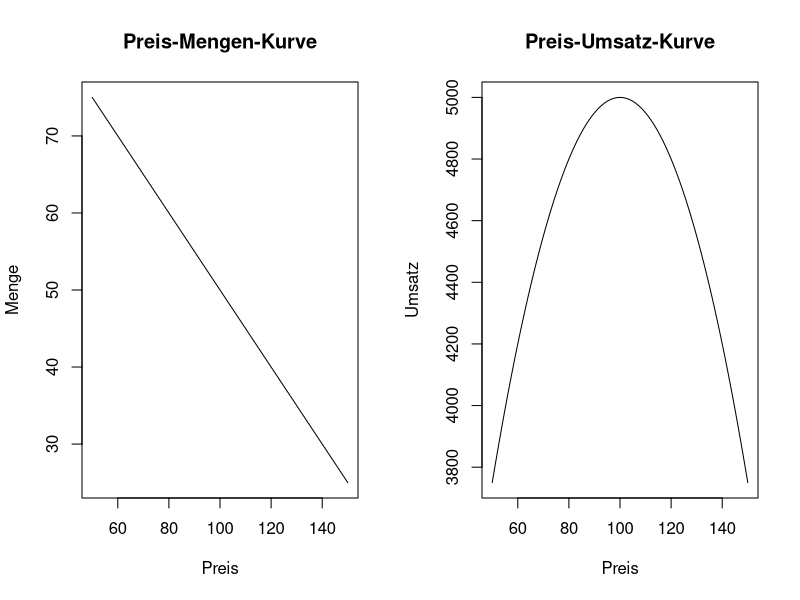

Reproduce this figure in R.

################################
# R fuer Dummies Kapitel 19
# Listings
################################

old.options <-options("width" = 50)
xxx <- "Ende aktueller Code"
getwd()

iris.num <- iris[,-5]

colSums(iris.num)
colMeans(iris.num)

apply(iris.num,2,min)
apply(iris.num,2,max)


sapply(iris.num, min)
sapply(iris.num, max)

format(12345.6789, digits = 9, decimal.mark=",",
       big.mark=".", small.mark=" ", , small.interval=3)

x <- colMeans(mtcars[, 1:4])
format(x, digits=2, nsmall=2)

x <- seq(0.5, 0.55, 0.01)
sprintf("%.1f %%", 100 * x)



LC_NUMERIC.alt <- Sys.getlocale(category = "LC_NUMERIC")
Sys.setlocale("LC_NUMERIC", "")
Sys.getlocale("LC_NUMERIC")
x <- seq(0.5, 0.55, 0.01)
sprintf("%.1f %%", 100 * x) 
Sys.setlocale(category="LC_NUMERIC", locale=LC_NUMERIC.alt)

set.seed(1)
x <- 1000*runif(5)
sprintf("CHF %3.2f", x)

Einkauf <- c("Brot","Butter")
Preis <- c(2.1,4)
sprintf("%s hat CHF %3.2f gekostet", Einkauf, Preis)

with(mtcars, mtcars[order(hp),])
with(mtcars, mtcars[order(hp),], decreasing=TRUE)

mtcars <- within(mtcars,
                 mpgKlasse <- ifelse(mpg< mean(mpg), "niedrig", "hoch"))
mtcars[mtcars$mpgKlasse == "hoch",]
mtcars

with(mtcars, mean(mpg))
with(mtcars, mean(mpg[hp<150]))
with(mtcars, mean(mpg[hp>=150]))

with(mtcars, length(mpg[hp>150]))

x <- matrix(1:12, ncol=3)
x

t(x)

t(mtcars[1:4,])

unique(mtcars$cyl)

Duplikate <- duplicated(iris)
head(Duplikate)
which(Duplikate)
iris[Duplikate,]

fakultaet <- function(x){
  ifelse(x==1,1,x*fakultaet(x-1))
}

fakultaet(4)

iris[!Duplikate,]
nrow(iris[!Duplikate,])

index <- match("Toyota Corolla", rownames(mtcars))
index
mtcars[index,1:4]

with(mtcars, tapply(hp, list(cyl,gear), mean))

aggregate(hp~cyl+gear+am, mtcars, mean)

Menge <- function(Preis){100 - 0.5 * Preis}
Umsatz <- function(Preis){Preis * Menge(Preis)}

par(mfrow=c(1,2))
curve(Menge, from = 50, to = 150, xname = "Preis", ylab="Menge", main="Preis-Mengen-Kurve")
curve(Umsatz, from = 50, to = 150, xname = "Preis", ylab="Umsatz", main="Preis-Umsatz-Kurve")
par(mfrow=c(1,1))

optimize(Umsatz, interval=c(50,150), maximum=TRUE)

xxx
